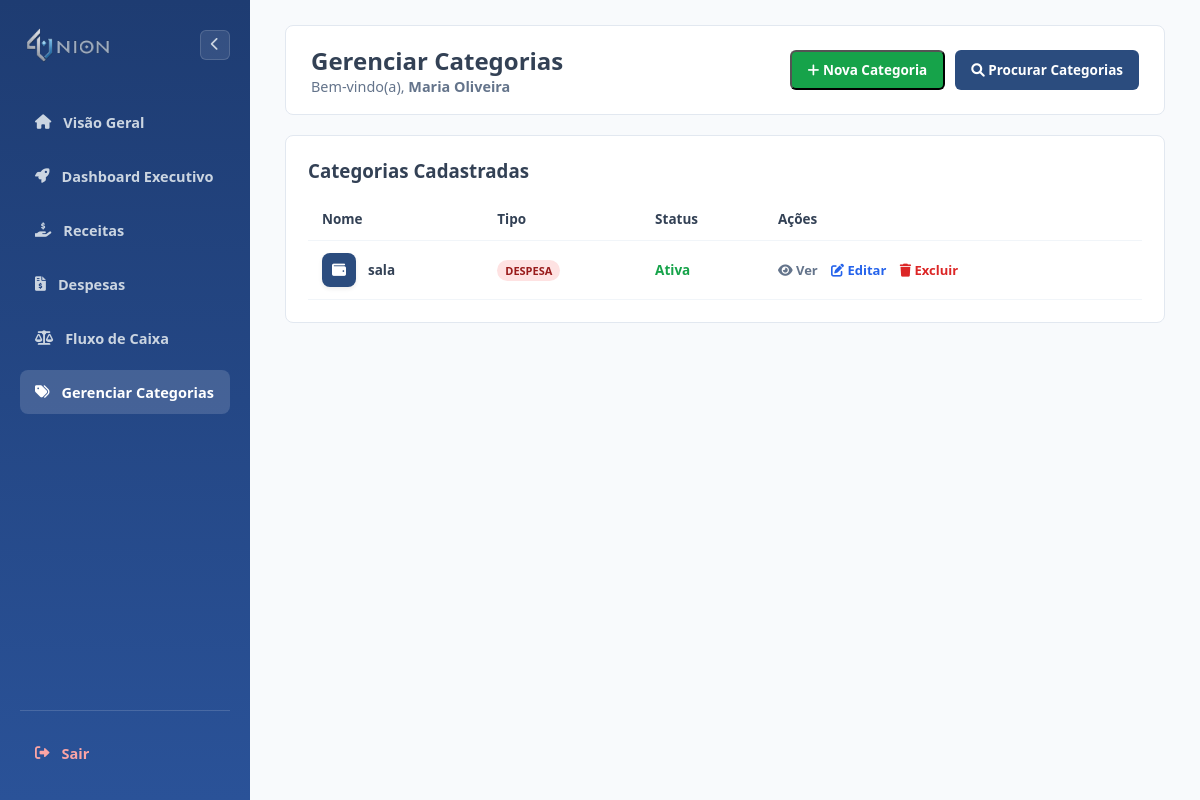
/pages/categorias/index.php (signed in), run on the app's committed database.
### tables this page shows
CREATE TABLE `categorias` (
  `id` int(11) NOT NULL,
  `usuario_id` int(11) NOT NULL,
  `nome` varchar(100) NOT NULL,
  `tipo` enum('Receita','Despesa') NOT NULL,
  `cor` varchar(20) DEFAULT NULL,
  `icone` varchar(100) DEFAULT NULL,
  `ativo` char(1) DEFAULT 'S'
);

### pages/categorias/index.php (called while the page is built, shortened)
<?php
require_once "listar.php";

### pages/categorias/listar.php (the view, shortened to what this page needs)
<?php
require_once "../../config/conexao.php";
$usuario_id   = $_SESSION['usuario_id'] ?? $_SESSION['id'] ?? $_SESSION['id_usuario'] ?? $_SESSION['user_id'] ?? null;
$usuario_nome = $_SESSION['usuario_nome'] ?? $_SESSION['nome'] ?? 'Usuário';
try {
    $sql = "SELECT * FROM categorias WHERE usuario_id = :usuario_id";
    $params = ['usuario_id' => $usuario_id];
    $sql .= " ORDER BY tipo ASC, nome ASC";
    $stmt = $conexao->prepare($sql);
    $stmt->execute($params);
    $categorias = $stmt->fetchAll(PDO::FETCH_ASSOC);
} catch (PDOException $e) {
    $categorias = [];
}
?>
<!DOCTYPE html>
<html lang="pt-br">
<head>
    <link rel="stylesheet" href="https://cdnjs.cloudflare.com/ajax/libs/font-awesome/6.0.0/css/all.min.css">
    <link rel="stylesheet" href="../../assets/css/listar.css?v=<?= time() ?>">
</head>
<body>
    <?php $sidebarActive = 'categorias'; $sidebarRoot = '../../'; include __DIR__ . '/../../partials/sidebar.php'; ?>
    <main class="main-content">
        <header class="topbar">
            <div>
                <h1 style="margin: 0; font-size: 1.5rem;">Gerenciar Categorias</h1>
                <p style="margin: 0; color: #64748b; font-size: 0.9rem;">Bem-vindo(a), <strong><?= htmlspecialchars($usuario_nome) ?></strong></p>
            </div>
            <div class="topbar-actions">
                <button type="button" class="btn-add" onclick="abrirModalCadastrar()">
                    <i class="fas fa-plus"></i> Nova Categoria
                </button>
                <button type="button" id="btnToggleFiltros" class="btn-search" onclick="toggleFiltros()">
                    <i class="fas fa-search"></i> Procurar Categorias
                </button>
            </div>
        </header>
        <div class="card">
            <h3 style="margin-bottom:15px;">Categorias Cadastradas</h3>
            <?php if (empty($categorias)): ?>
                <div style="text-align: center; padding: 40px 20px; color: #64748b;">
                    <i class="fas fa-tags" style="font-size: 48px; color: #cbd5e1; margin-bottom: 15px; display: block;"></i>
                    <h4 style="font-size: 18px; color: #334155; margin-bottom: 8px;">Nenhuma categoria registrada</h4>
                    <p style="font-size: 14px; margin-bottom: 20px;">Você ainda não possui categorias para seu perfil.</p>
                    <button type="button" class="btn-add" onclick="abrirModalCadastrar()" style="display: inline-flex; align-items: center; gap: 8px;">
                        <i class="fas fa-plus"></i> Ingressar Nova Categoria
                    </button>
                </div>
            <?php else: ?>
                <table class="data-table">
                    <thead>
                        <tr>
                            <th>Nome</th>
                            <th>Tipo</th>
                            <th>Status</th>
                            <th>Ações</th>
                        </tr>
                    </thead>
                    <tbody>
                        <?php foreach ($categorias as $row): ?>
                            <?php
                                $cor_categoria   = !empty($row['cor']) ? $row['cor'] : '#1e3c72';
                                $icone_categoria = !empty($row['icone']) ? $row['icone'] : 'fa-tag';
                            ?>
                            <tr>
                                <td data-label="Nome">
                                    <div class="category-item-info">
                                        <span class="category-icon-box" style="background-color: <?= htmlspecialchars($cor_categoria) ?>;">
                                            <i class="fas <?= htmlspecialchars($icone_categoria) ?>"></i>
                                        </span>
                                        <strong><?= htmlspecialchars($row['nome']) ?></strong>
                                    </div>
                                </td>
                                <td data-label="Tipo">
                                    <span class="badge <?= $row['tipo'] === 'Receita' ? 'badge-receita' : 'badge-despesa' ?>">
                                        <?= htmlspecialchars($row['tipo']) ?>
                                    </span>
                                </td>
                                <td data-label="Status">
                                    <?= $row['ativo'] === 'S'
                                        ? '<span style="color:#16a34a; font-weight:600;">Ativa</span>'
                                        : '<span style="color:#dc2626; font-weight:600;">Inativa</span>'
                                    ?>
                                </td>
                                <td class="action-links" data-label="Ações">
                                    <a href="javascript:void(0)" style="color:#64748b;" onclick="abrirModalVer(
                                        '<?= htmlspecialchars($row['nome'], ENT_QUOTES) ?>',
                                        '<?= htmlspecialchars($row['tipo'], ENT_QUOTES) ?>',
                                        '<?= htmlspecialchars($cor_categoria, ENT_QUOTES) ?>',
                                        '<?= htmlspecialchars($icone_categoria, ENT_QUOTES) ?>',
                                        '<?= $row['ativo'] ?>'
                                    )">
                                        <i class="fas fa-eye"></i> Ver
                                    </a>
                                    <a href="javascript:void(0)" style="color:#2563eb;" onclick="abrirModalEditar(
                                        '<?= $row['id'] ?>',
                                        '<?= htmlspecialchars($row['nome'], ENT_QUOTES) ?>',
                                        '<?= htmlspecialchars($row['tipo'], ENT_QUOTES) ?>',
                                        '<?= htmlspecialchars($cor_categoria, ENT_QUOTES) ?>',
                                        '<?= htmlspecialchars($icone_categoria, ENT_QUOTES) ?>',
                                        '<?= $row['ativo'] ?>'
                                    )">
                                        <i class="fas fa-edit"></i> Editar
                                    </a>
                                    <a href="javascript:void(0)" class="btn-acao-excluir" style="color:#dc2626;" onclick="abrirModalExcluir('<?= $row['id'] ?>', '<?= htmlspecialchars($row['nome'], ENT_QUOTES) ?>')">
                                        <i class="fas fa-trash"></i> Excluir
                                    </a>
                                </td>
                            </tr>
                        <?php endforeach; ?>
                    </tbody>
                </table>
            <?php endif; ?>
        </div>
    </main>
</body>
</html>

### assets/css/listar.css (style rules this page uses)
* { box-sizing: border-box; margin: 0; padding: 0; font-family: 'Segoe UI', Tahoma, Geneva, Verdana, sans-serif; }
body { background-color: #f8fafc; color: #334155; display: flex; min-height: 100vh; }
.sidebar, .main-content { transition: all 0.3s ease-in-out !important; }
.main-content { flex: 1; min-width: 0; padding: 25px 35px; display: flex; flex-direction: column; gap: 20px; }
.topbar { display: flex; justify-content: space-between; align-items: center; background: #ffffff; padding: 18px 25px; border-radius: 8px; border: 1px solid #e2e8f0; }
.topbar-actions { display: flex; gap: 10px; }
.btn-add { background-color: #16a34a; color: #ffffff; padding: 9px 16px; border-radius: 6px; text-decoration: none; font-size: 13.5px; font-weight: 600; }
.btn-search { background-color: #2b4c7e; color: #ffffff; border: none; padding: 9px 16px; border-radius: 6px; font-size: 13.5px; font-weight: 600; cursor: pointer; }
.card { background: #ffffff; border-radius: 8px; border: 1px solid #e2e8f0; padding: 22px; }
.data-table { width: 100%; border-collapse: collapse; font-size: 13.5px; }
.data-table th, .data-table td { padding: 12px 14px; border-bottom: 1px solid #f1f5f9; text-align: left; }
.badge { padding: 3px 8px; border-radius: 12px; font-size: 11px; font-weight: 700; text-transform: uppercase; }
.badge-despesa { background: #fee2e2; color: #991b1b; }
.action-links a { text-decoration: none; font-weight: 600; font-size: 13px; margin-right: 10px; }
.category-item-info { display: flex; align-items: center; gap: 12px; }
.category-icon-box { width: 34px; height: 34px; border-radius: 8px; display: inline-flex; align-items: center; justify-content: center; color: #ffffff; font-size: 14px; box-shadow: 0 2px 4px rgba(0, 0, 0, 0.08); flex-shrink: 0; }
.card { overflow-x: auto; }

### data on the page
categorias: nome "sala", tipo "DESPESA", ativo "Ativa"

### other printed values
$item['label'] "Visão Geral"
$item['label'] "Dashboard Executivo"
$item['label'] "Receitas"
$item['label'] "Despesas"
$item['label'] "Fluxo de Caixa"
$item['label'] "Gerenciar Categorias"
$usuario_nome "Maria Oliveira"
